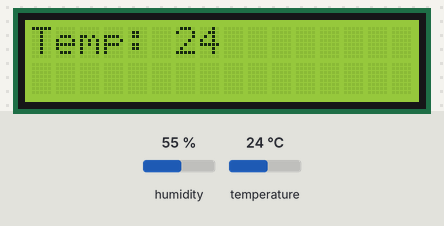
This sketch was run on a simulated Arduino Uno, built with avr-gcc and run on an emulated ATmega328P. On the bench: 16×2 character LCD. The test bench sets the inputs (shaded band); at power-on: temperature 24 °C, humidity 55 %.

Above: at 1.2 s.
1.3 s: temperature set to 12 °C
At 2.0 s:
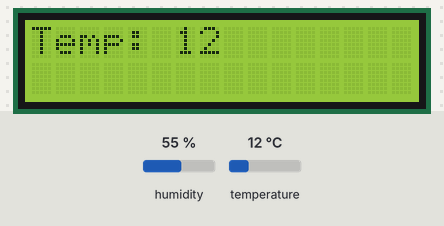
4.3 s: temperature set to 19 °C
At 5.6 s:
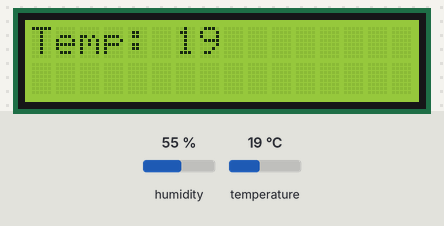
7.3 s: temperature set to 28 °C
At 8.0 s:
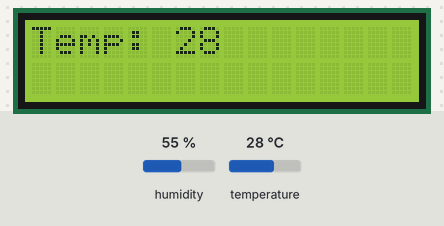
Timing chart, 0 to 10.3 s (numbered marks = the images above; inputs shaded):
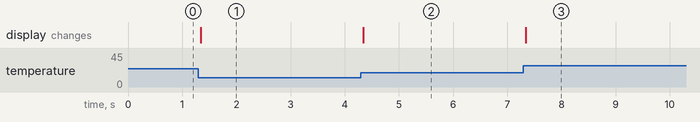

The sketch:

LCDandHDT11.ino
```cpp
#include <LiquidCrystal_I2C.h>
#include <Wire.h>
#include <dht11.h>
#define sensor 4
LiquidCrystal_I2C lcd(0x27, 16, 2);
dht11 DHT;
void setup() {
  lcd.init();
  lcd.backlight();
}

void loop() {
  DHT.read(sensor);
  lcd.clear();
  lcd.setCursor(0,0);
  lcd.print("Temp: ");
  lcd.print(DHT.temperature);
}
```

Measured:
- after the input at 1.3 s, the display: changes at once (image 1)
- after the input at 4.3 s, the display: changes at once (image 2)
- after the input at 7.3 s, the display: changes after 0.05 s (image 3)
